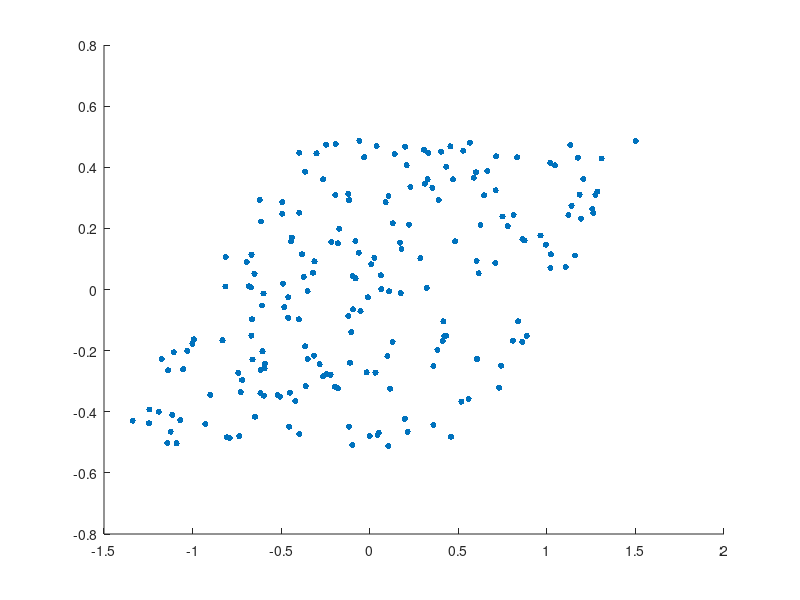

MATLAB code for this plot:
clear all; close all; hold on ; 

n = 200;
y=rand(1,n);
x= y+ 2*rand(1,n);
X = x- mean(x);
Y = y- mean(y);

scatter (X,Y,20, 'filled');

theta = [0 :0.01:pi];
l     = length (theta);
S     = zeros(1,l);

for i =1:l
    for k =1:n
        S(i) = S(i)+(X(k)*cos(theta(i)) +Y(k)*sin(theta(i)))^2;
    end
end

theta_max = theta (find( S==max(S)));
theta_min = theta (find( S==min(S)));